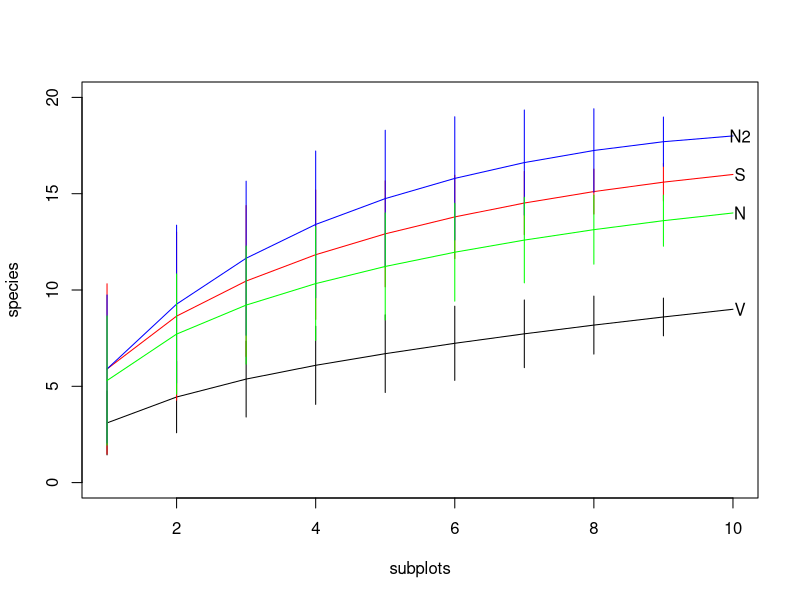
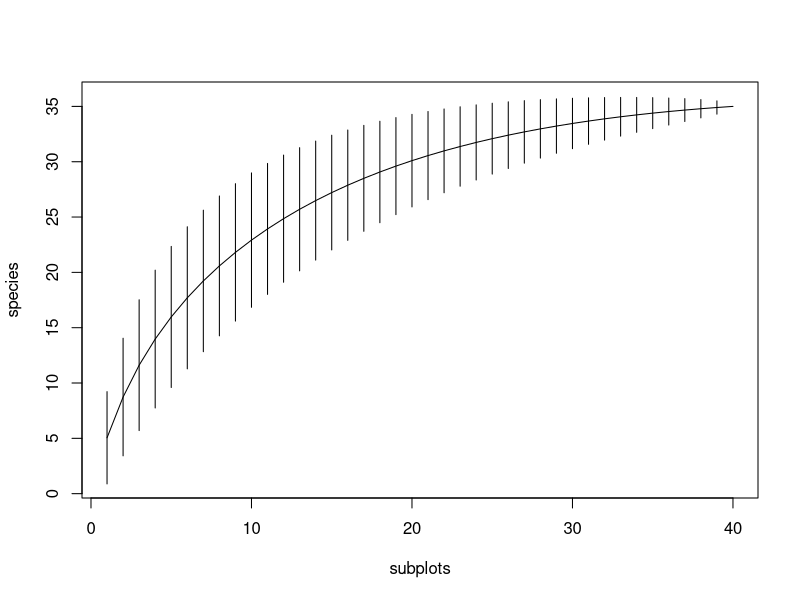
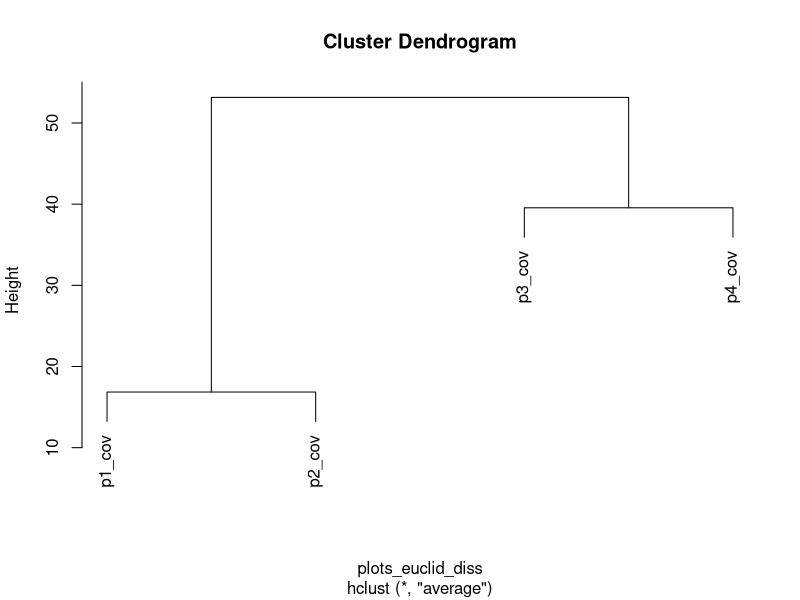
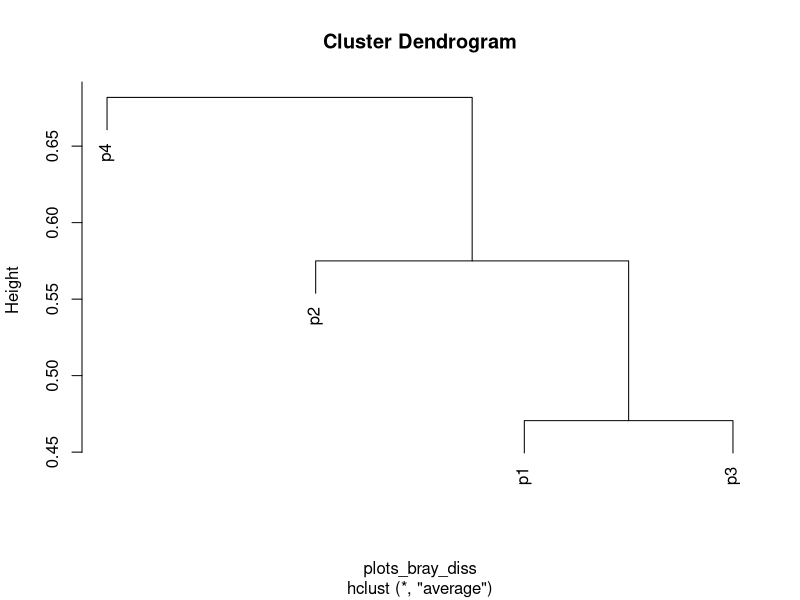

R code for these plots, in order:
#analyze ESM grassland community data
#species accumulation curves and similarity
####
#install and load package vegan
	install.packages("vegan")
	library(vegan)
	library(tidyr)
	library(dplyr)
####
#read presence-absence data
	grasspa <- read.csv("grassland_dat_pa.csv",header=TRUE)
	padat <- grasspa[,4:40]		#plot x species P/A matrix in format for vegan analysis
####
#read cover data
	grasscov <- read.csv("grassland_dat_cover.csv",header=TRUE)
	covdat <- grasscov[,4:40]	#plot x species cover matrix in format for vegan analysis
####
#create exact species accumulation curves for 4 plots using 10 subplots
	accum1 <- specaccum(padat[1:10,]) 	#plot 1, subplots 1-10
	accum2 <- specaccum(padat[13:22,])	#plot 2, subplots 1-10
	accum3 <- specaccum(padat[25:34,])	#plot 3, subplots 1-10
	accum4 <- specaccum(padat[37:46,])	#plot 4, subplots 1-10
##
#plot accumulation curves for each plot
	plot(accum1,ylim=c(0,20),xlab="subplots",ylab="species")
		lines(accum2,col="red")
		lines(accum3,col="blue")
		lines(accum4,col="green")
	 	text(10.1,9,"V")	#valley plot
	 	text(10.1,14,"N") #North plot
	 	text(10.1,16,"S") #South plot
	 	text(10.1,18,"N2") #second north plot
####
#plot single accumulation curve using 40 subplots
	accum_allsubplots <- specaccum(padat[c(1:10,13:22,25:34,37:46),])
	plot(accum_allsubplots,xlab="subplots",ylab="species")
#####
#####
#####
#calculate Bray-Curtis dissimilarity between plots
#First, aggregate subplot data
	p1 <- apply(padat[1:12,],2,max)
	p2 <- apply(padat[13:24,],2,max)
	p3 <- apply(padat[25:36,],2,max)
	p4 <- apply(padat[37:48,],2,max)
# create new matrix to calculate pairwise plot dissimilarity
	plots_spp <- rbind(p1,p2,p3,p4)
#produce dissimilarity matrix
	plots_bray_diss <- vegdist(plots_spp,method="bray")
#####
#####
#####
#Analyze cover data
#Calculate area-weighted cover, total area sampled = 10 *0.25 + 2*2.5 = 7.5 sq m
	p1_cov <- (2.5/7.5)*apply(covdat[1:10,],2,mean) + 
			(5/7.5)*apply(covdat[11:12,],2,mean)
	p2_cov <- (2.5/7.5)*apply(covdat[13:22,],2,mean) + 
			(5/7.5)*apply(covdat[23:24,],2,mean)
	p3_cov <- (2.5/7.5)*apply(covdat[25:34,],2,mean) + 
			(5/7.5)*apply(covdat[35:36,],2,mean)
	p4_cov <- (2.5/7.5)*apply(covdat[37:46,],2,mean) + 
			(5/7.5)*apply(covdat[47:48,],2,mean)
#
#####
#####
#####
#Analyze plot dissimilarity based on cover
	plots_cov <- rbind(p1_cov,p2_cov,p3_cov,p4_cov)
	plots_euclid_diss <- vegdist(plots_cov,method="euclidean")
	plots_hclust <- hclust(plots_euclid_diss,method="average")		#cluster analysis of plots (contrived)
		plot(plots_hclust)
	plots_hclust_pa <- hclust(plots_bray_diss,method="average")
		plot(plots_hclust_pa)
##
#####
#####
#####
#Analyze plot diversity
	plots_shannon <- diversity(plots_cov,index="shannon") 	#shannon H'
	plots_simpson <- diversity(plots_cov,index="simpson")	#simpson diversity
	plots_richness <- specnumber(plots_cov)					#species richness
	
	